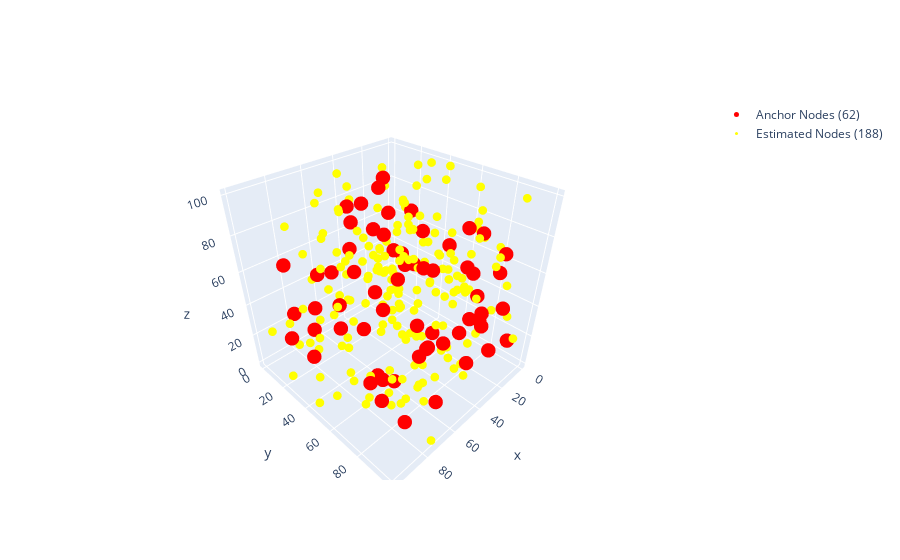

Write notebook code for a chart like this one.
### Code cell
plot2(black_nodes, anchor_nodes, estimated_nodes, cycles)
